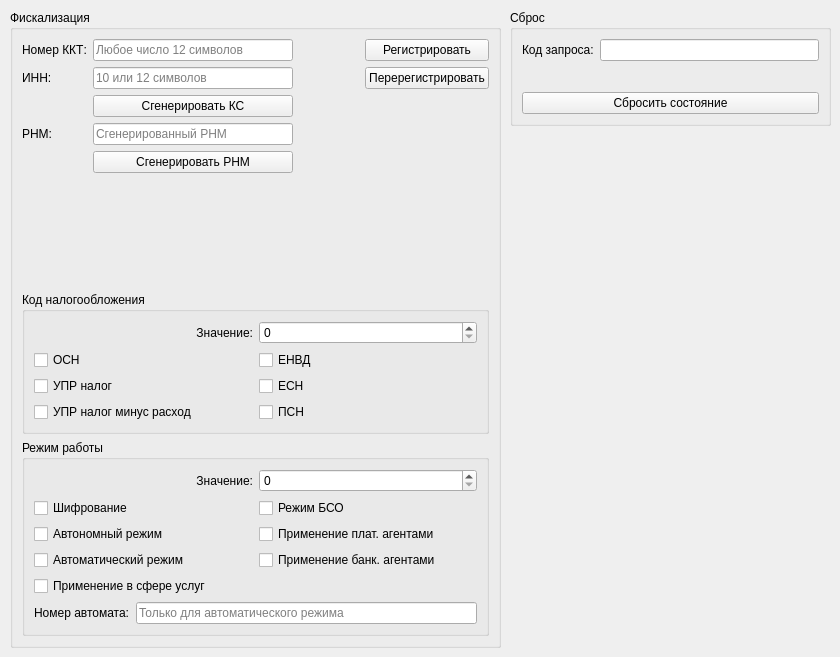
              <widget class="QWidget" name="commandsFNFiscalisationTab">
               <attribute name="title">
                <string>Фискализация</string>
               </attribute>
               <widget class="QGroupBox" name="groupBox_20">
                <property name="geometry">
                 <rect>
                  <x>510</x>
                  <y>10</y>
                  <width>321</width>
                  <height>116</height>
                 </rect>
                </property>
                <property name="title">
                 <string>Сброс</string>
                </property>
                <layout class="QVBoxLayout" name="verticalLayout_32">
                 <item>
                  <layout class="QFormLayout" name="formLayout_13">
                   <item row="0" column="0">
                    <widget class="QLabel" name="label_47">
                     <property name="text">
                      <string>Код запроса:</string>
                     </property>
                    </widget>
                   </item>
                   <item row="0" column="1">
                    <widget class="QLineEdit" name="commandsFNFiscalisationClearCodeLineEdit"/>
                   </item>
                  </layout>
                 </item>
                 <item>
                  <widget class="QPushButton" name="commandsFNFiscalisationClearPushButton">
                   <property name="text">
                    <string>Сбросить состояние</string>
                   </property>
                  </widget>
                 </item>
                </layout>
               </widget>
               <widget class="QGroupBox" name="groupBox_21">
                <property name="geometry">
                 <rect>
                  <x>10</x>
                  <y>10</y>
                  <width>491</width>
                  <height>638</height>
                 </rect>
                </property>
                <property name="title">
                 <string>Фискализация</string>
                </property>
                <layout class="QVBoxLayout" name="verticalLayout_36">
                 <item>
                  <layout class="QHBoxLayout" name="horizontalLayout_42">
                   <item>
                    <layout class="QFormLayout" name="formLayout_14">
                     <item row="0" column="0">
                      <widget class="QLabel" name="label_49">
                       <property name="text">
                        <string>Номер ККТ:</string>
                       </property>
                      </widget>
                     </item>
                     <item row="0" column="1">
                      <widget class="QLineEdit" name="commandsFNFiscalisationPOSNumberLineEdit">
                       <property name="minimumSize">
                        <size>
                         <width>200</width>
                         <height>0</height>
                        </size>
                       </property>
                       <property name="placeholderText">
                        <string>Любое число 12 символов</string>
                       </property>
                      </widget>
                     </item>
                     <item row="1" column="0">
                      <widget class="QLabel" name="label_53">
                       <property name="text">
                        <string>ИНН:</string>
                       </property>
                      </widget>
                     </item>
                     <item row="1" column="1">
                      <widget class="QLineEdit" name="commandsFNFiscalisationINNLineEdit">
                       <property name="placeholderText">
                        <string>10 или 12 символов</string>
                       </property>
                      </widget>
                     </item>
                     <item row="3" column="1">
                      <widget class="QLineEdit" name="commandsFNFiscalisationRNMLineEdit">
                       <property name="placeholderText">
                        <string>Сгенерированный РНМ</string>
                       </property>
                      </widget>
                     </item>
                     <item row="3" column="0">
                      <widget class="QLabel" name="label_54">
                       <property name="text">
                        <string>РНМ:</string>
                       </property>
                      </widget>
                     </item>
                     <item row="4" column="1">
                      <widget class="QPushButton" name="commandsFNFiscalisationGenerateRNMPushButton">
                       <property name="text">
                        <string>Сгенерировать РНМ</string>
                       </property>
                      </widget>
                     </item>
                     <item row="2" column="1">
                      <widget class="QPushButton" name="commandsFNFiscalisationGenerateINNCSPushButton">
                       <property name="text">
                        <string>Сгенерировать КС</string>
                       </property>
                      </widget>
                     </item>
                    </layout>
                   </item>
                   <item>
                    <spacer name="horizontalSpacer_11">
                     <property name="orientation">
                      <enum>Qt::Horizontal</enum>
                     </property>
                     <property name="sizeHint" stdset="0">
                      <size>
                       <width>40</width>
                       <height>20</height>
                      </size>
                     </property>
                    </spacer>
                   </item>
                   <item>
                    <layout class="QVBoxLayout" name="verticalLayout_35">
                     <item>
                      <widget class="QPushButton" name="commandsFNFiscalisationRegisterPushButton">
                       <property name="text">
                        <string>Регистрировать</string>
                       </property>
                      </widget>
                     </item>
                     <item>
                      <widget class="QPushButton" name="commandsFNFiscalisationReRegisterPushButton">
                       <property name="text">
                        <string>Перерегистрировать</string>
                       </property>
                      </widget>
                     </item>
                     <item>
                      <spacer name="verticalSpacer_6">
                       <property name="orientation">
                        <enum>Qt::Vertical</enum>
                       </property>
                       <property name="sizeHint" stdset="0">
                        <size>
                         <width>20</width>
                         <height>40</height>
                        </size>
                       </property>
                      </spacer>
                     </item>
                    </layout>
                   </item>
                  </layout>
                 </item>
                 <item>
                  <widget class="QGroupBox" name="groupBox_22">
                   <property name="title">
                    <string>Код налогообложения</string>
                   </property>
                   <layout class="QVBoxLayout" name="verticalLayout_33">
                    <item>
                     <layout class="QHBoxLayout" name="horizontalLayout_40">
                      <item>
                       <widget class="QLabel" name="label_60">
                        <property name="text">
                         <string>Значение:</string>
                        </property>
                        <property name="alignment">
                         <set>Qt::AlignRight|Qt::AlignTrailing|Qt::AlignVCenter</set>
                        </property>
                       </widget>
                      </item>
                      <item>
                       <widget class="QSpinBox" name="commandsFNFiscalisationTaxValueSpinBox">
                        <property name="maximum">
                         <number>63</number>
                        </property>
                       </widget>
                      </item>
                     </layout>
                    </item>
                    <item>
                     <layout class="QGridLayout" name="gridLayout_5">
                      <item row="0" column="0">
                       <widget class="QCheckBox" name="commandsFNFiscalisationTax1CheckBox">
                        <property name="toolTip">
                         <string>Основной</string>
                        </property>
                        <property name="text">
                         <string>ОСН</string>
                        </property>
                       </widget>
                      </item>
                      <item row="0" column="1">
                       <widget class="QCheckBox" name="commandsFNFiscalisationTax4CheckBox">
                        <property name="toolTip">
                         <string>Единый налог на вменный доход</string>
                        </property>
                        <property name="text">
                         <string>ЕНВД</string>
                        </property>
                       </widget>
                      </item>
                      <item row="2" column="0">
                       <widget class="QCheckBox" name="commandsFNFiscalisationTax3CheckBox">
                        <property name="toolTip">
                         <string>Упрощенный налог минус расход</string>
                        </property>
                        <property name="text">
                         <string>УПР налог минус расход</string>
                        </property>
                       </widget>
                      </item>
                      <item row="1" column="0">
                       <widget class="QCheckBox" name="commandsFNFiscalisationTax2CheckBox">
                        <property name="toolTip">
                         <string>Упрощенный налог</string>
                        </property>
                        <property name="text">
                         <string>УПР налог</string>
                        </property>
                       </widget>
                      </item>
                      <item row="1" column="1">
                       <widget class="QCheckBox" name="commandsFNFiscalisationTax5CheckBox">
                        <property name="toolTip">
                         <string>Единый сельскохозяйственный налог</string>
                        </property>
                        <property name="text">
                         <string>ЕСН</string>
                        </property>
                       </widget>
                      </item>
                      <item row="2" column="1">
                       <widget class="QCheckBox" name="commandsFNFiscalisationTax6CheckBox">
                        <property name="toolTip">
                         <string>Патентная система налогообложения</string>
                        </property>
                        <property name="text">
                         <string>ПСН</string>
                        </property>
                       </widget>
                      </item>
                     </layout>
                    </item>
                   </layout>
                  </widget>
                 </item>
                 <item>
                  <widget class="QGroupBox" name="groupBox_23">
                   <property name="title">
                    <string>Режим работы</string>
                   </property>
                   <layout class="QVBoxLayout" name="verticalLayout_34">
                    <item>
                     <layout class="QHBoxLayout" name="horizontalLayout_41">
                      <item>
                       <widget class="QLabel" name="label_61">
                        <property name="text">
                         <string>Значение:</string>
                        </property>
                        <property name="alignment">
                         <set>Qt::AlignRight|Qt::AlignTrailing|Qt::AlignVCenter</set>
                        </property>
                       </widget>
                      </item>
                      <item>
                       <widget class="QSpinBox" name="commandsFNFiscalisationWorkModeValueSpinBox">
                        <property name="maximum">
                         <number>127</number>
                        </property>
                       </widget>
                      </item>
                     </layout>
                    </item>
                    <item>
                     <layout class="QGridLayout" name="gridLayout_6">
                      <item row="0" column="0">
                       <widget class="QCheckBox" name="commandsFNFiscalisationWorkMode1CheckBox">
                        <property name="text">
                         <string>Шифрование</string>
                        </property>
                       </widget>
                      </item>
                      <item row="1" column="0">
                       <widget class="QCheckBox" name="commandsFNFiscalisationWorkMode2CheckBox">
                        <property name="text">
                         <string>Автономный режим</string>
                        </property>
                       </widget>
                      </item>
                      <item row="2" column="0">
                       <widget class="QCheckBox" name="commandsFNFiscalisationWorkMode3CheckBox">
                        <property name="text">
                         <string>Автоматический режим</string>
                        </property>
                       </widget>
                      </item>
                      <item row="3" column="0">
                       <widget class="QCheckBox" name="commandsFNFiscalisationWorkMode4CheckBox">
                        <property name="text">
                         <string>Применение в сфере услуг</string>
                        </property>
                       </widget>
                      </item>
                      <item row="0" column="1">
                       <widget class="QCheckBox" name="commandsFNFiscalisationWorkMode5CheckBox">
                        <property name="text">
                         <string>Режим БСО</string>
                        </property>
                       </widget>
                      </item>
                      <item row="1" column="1">
                       <widget class="QCheckBox" name="commandsFNFiscalisationWorkMode6CheckBox">
                        <property name="text">
                         <string>Применение плат. агентами</string>
                        </property>
                       </widget>
                      </item>
                      <item row="2" column="1">
                       <widget class="QCheckBox" name="commandsFNFiscalisationWorkMode7CheckBox">
                        <property name="text">
                         <string>Применение банк. агентами</string>
                        </property>
                       </widget>
                      </item>
                     </layout>
                    </item>
                    <item>
                     <layout class="QFormLayout" name="formLayout_16">
                      <item row="0" column="0">
                       <widget class="QLabel" name="label_87">
                        <property name="text">
                         <string>Номер автомата:</string>
                        </property>
                       </widget>
                      </item>
                      <item row="0" column="1">
                       <widget class="QLineEdit" name="commandsFNFiscalisationAutoNumberLineEdit">
                        <property name="placeholderText">
                         <string>Только для автоматического режима</string>
                        </property>
                       </widget>
                      </item>
                     </layout>
                    </item>
                   </layout>
                  </widget>
                 </item>
                </layout>
               </widget>
              </widget>
